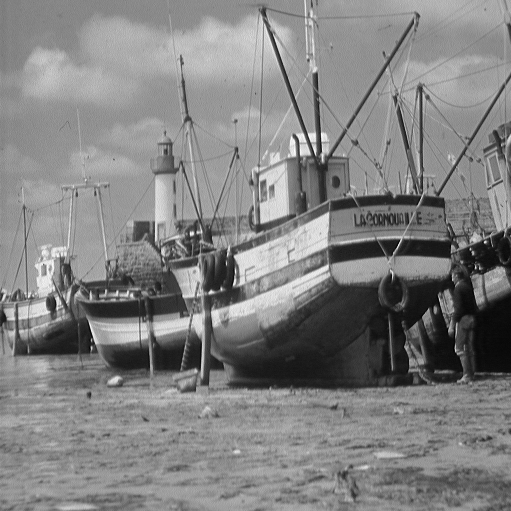
#> input picture AI/vision/filtrado_en_frecuencia/images/boat.511.tiff, 511 x 511 px
$ python code3.py
#> lines starting #> are read from the running program, lines starting #| are printed output that depends on the picture


import skimage as ski
import matplotlib.pyplot as plt
import numpy as np
import scipy
import scipy.fft as fft

#EJ1

MASK_SIZE = 31
STD_DEV=5
imagen = ski.io.imread("images/boat.511.tiff")
#> imagen is the input picture: shape (511, 511); min 0, max 255, mean 129.7
imagen = ski.util.img_as_float(imagen)
imagen=imagen[0:101,0:101]
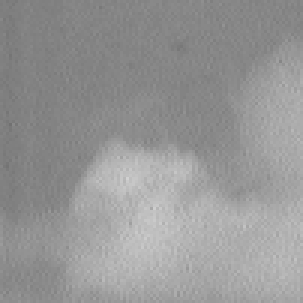
#> imagen: shape (101, 101) float64 (shown 3 times larger); min 0.447, max 0.82, mean 0.589

# Convolución Gaussiana en el espacio
vector = scipy.signal.windows.gaussian(MASK_SIZE, STD_DEV)  # Máscara de NxN toda con 1
vector /= np.sum(vector)  # Máscara normalizada
vectorH = vector.reshape(1, MASK_SIZE)
vectorV = vector.reshape(MASK_SIZE, 1)
matriz = vectorV @ vectorH
res_convolG = scipy.ndimage.convolve(imagen, matriz)

# Ampliamos la máscara Gausiana con ceros para que tenga el mismo tamaño que la imagen
mascara_centradaG1 = np.zeros(imagen.shape)
fila_i = imagen.shape[0] // 2 - MASK_SIZE // 2
#> fila_i = 35
col_i = imagen.shape[1] // 2 - MASK_SIZE // 2
#> col_i = 35
mascara_centradaG1[fila_i:fila_i + MASK_SIZE, col_i:col_i + MASK_SIZE] = vector

#EJ2

MASK_SIZE = 5
STD_DEV=5

# Convolución Gaussiana en el espacio
vector = scipy.signal.windows.gaussian(MASK_SIZE, STD_DEV)  # Máscara de NxN toda con 1
vector /= np.sum(vector)  # Máscara normalizada
vectorH = vector.reshape(1, MASK_SIZE)
vectorV = vector.reshape(MASK_SIZE, 1)
matriz = vectorV @ vectorH
res_convolG = scipy.ndimage.convolve(imagen, matriz)

# Ampliamos la máscara Gausiana con ceros para que tenga el mismo tamaño que la imagen
mascara_centradaG2 = np.zeros(imagen.shape)
fila_i = imagen.shape[0] // 2 - MASK_SIZE // 2
#> fila_i = 48
col_i = imagen.shape[1] // 2 - MASK_SIZE // 2
#> col_i = 48
mascara_centradaG2[fila_i:fila_i + MASK_SIZE, col_i:col_i + MASK_SIZE] = vector

#COGEMOS LA FILA QUE ESTÁ AL MEDIO DE LAS MÁSCARAS
print(np.shape(mascara_centradaG1),"C_G1")
numfilmedioG1=int((np.shape(mascara_centradaG1)[0])/2)
p_lin_cent_G1=mascara_centradaG1[numfilmedioG1,:]
print(np.shape(mascara_centradaG2),"C_G2")
numfilmedioG2=int((np.shape(mascara_centradaG2)[0])/2)
p_lin_cent_G2=mascara_centradaG2[numfilmedioG2,:]

# Visulización de resultados

fig, axs = plt.subplots(1, 2)
axs[0].imshow(imagen, cmap=plt.cm.gray)
axs[0].set_title("Imagen original",fontsize=20)
axs[0].set_axis_off()
axs[1].set_xlabel("posición")
axs[1].set_ylabel("valor línea central")
axs[1].plot(range(len(p_lin_cent_G1)),p_lin_cent_G1,label = "ej1 31x31 y std=5",color="red")
axs[1].plot(range(len(p_lin_cent_G2)),p_lin_cent_G2,label = "ej2 5x5 y std=5",color="blue")
axs[1].legend()

plt.show()
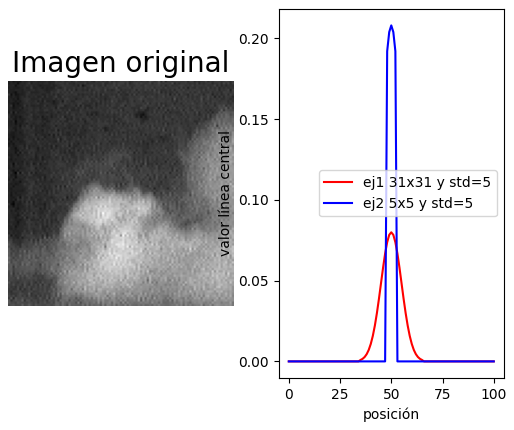
#> figure drawn by matplotlib, 2 panels; panel 2: curve peaks at x = 50, y = 0.0799; panel 2: curve peaks at x = 50, y = 0.208
